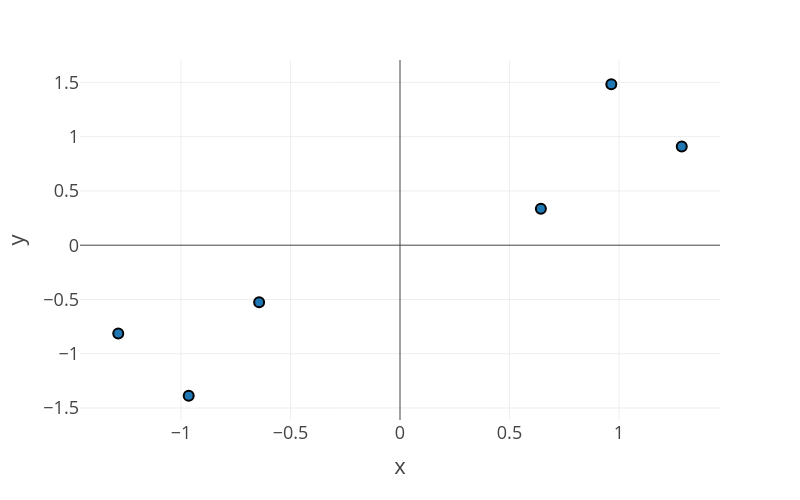

Source (notebook cell):
### Code cell
fig = px.scatter(x=df_standardized[:, 0], y=df_standardized[:, 1], width=800, height=500)
fig.update_traces(marker_size=10, marker_line_width=2, marker_line_color='black')
fig.show()

### Figure 1 — Plotly figure (JSON) as saved in the notebook; plotly's stock layout.template omitted (floating-point values rounded to 4 significant figures)
{"data": [{"hovertemplate": "x=%{x}<br>y=%{y}<extra></extra>", "legendgroup": "", "marker": {"color": "#1F77B4", "line": {"color": "black", "width": 2}, "size": 10, "symbol": "circle"}, "mode": "markers", "name": "", "orientation": "v", "showlegend": false, "type": "scatter", "x": [0.6433, 0.9649, 1.287, -0.6433, -1.287, -0.9649], "xaxis": "x", "y": [0.3349, 1.483, 0.9089, -0.5262, -0.8132, -1.387], "yaxis": "y"}], "layout": {"height": 500, "legend": {"tracegroupgap": 0}, "margin": {"t": 60}, "width": 800, "xaxis": {"anchor": "y", "domain": [0, 1], "title": {"text": "x"}}, "yaxis": {"anchor": "x", "domain": [0, 1], "title": {"text": "y"}}}}
